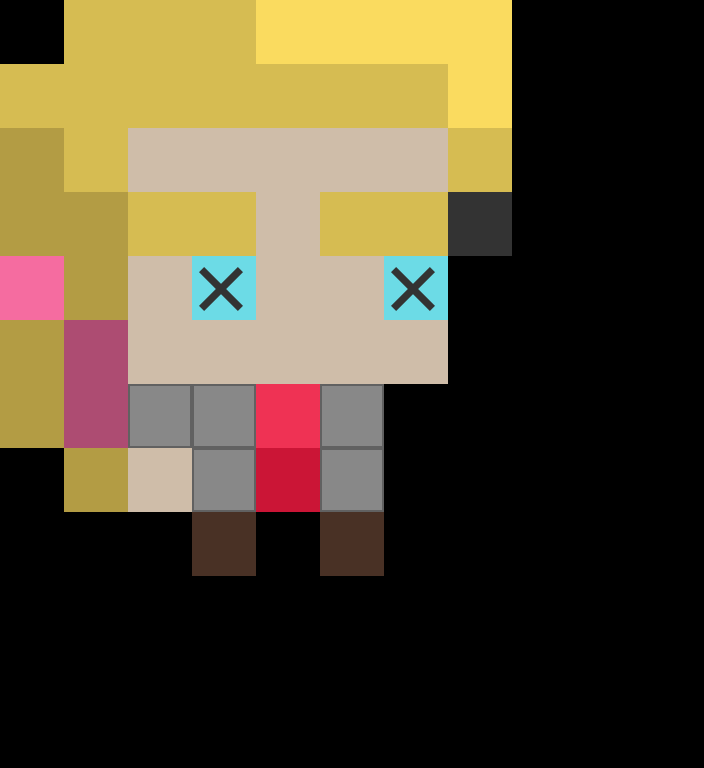

Below is a game level as drawn by its tile map, then a one-line description and the .tmx file that defines it, in full:
An orthogonal 11x12 tile map with 64x64 px tiles, 13 tile layers (Murllock, John, Brandon, David, ...), 1 hidden layer not drawn.

<map version="1.5" tiledversion="1.7.2" orientation="orthogonal" renderorder="right-down" width="11" height="12" tilewidth="64" tileheight="64" infinite="0" nextlayerid="84" nextobjectid="1">
 <editorsettings>
  <export target="../../../www/data/_world1/world1_tier3_levels.json" format="json" />
 </editorsettings>
 <properties>
  <property name="coverID" type="int" value="2" />
  <property name="sectionName" value="Village" />
 </properties>
 <tileset firstgid="1" source="../tilesets/spadersTileset.tsx" />
 <layer id="77" name="Murllock" width="11" height="12">
  <properties>
   <property name="autoPlaceBlockers" type="int" value="2" />
   <property name="i" type="int" value="8" />
   <property name="j" type="int" value="10" />
   <property name="padding-bottom" type="int" value="2" />
   <property name="padding-left" type="int" value="1" />
   <property name="padding-right" type="int" value="1" />
   <property name="padding-top" type="int" value="0" />
   <property name="require" value="-1" />
   <property name="startI" type="int" value="0" />
   <property name="startJ" type="int" value="0" />
   <property name="tier" type="int" value="0" />
  </properties>
  <data encoding="csv">
0,0,1,9,9,9,0,0,0,0,0,
0,1,1,1,1,9,9,0,0,0,0,
0,1,1,13,1,1,13,0,0,0,0,
0,17,1,5,1,1,5,0,0,0,0,
0,17,17,1,1,1,1,0,0,0,0,
0,0,15,17,17,17,0,0,0,0,0,
0,0,23,15,15,15,0,0,0,0,0,
0,0,1,23,23,23,0,0,0,0,0,
0,0,0,1,0,1,0,0,0,0,0,
0,0,0,0,0,0,0,0,0,0,0,
0,0,0,0,0,0,0,0,0,0,0,
0,0,0,0,0,0,0,0,0,0,0
</data>
 </layer>
 <layer id="46" name="John" width="11" height="12">
  <properties>
   <property name="autoPlaceBlockers" type="int" value="2" />
   <property name="i" type="int" value="8" />
   <property name="j" type="int" value="10" />
   <property name="padding-bottom" type="int" value="2" />
   <property name="padding-left" type="int" value="1" />
   <property name="padding-right" type="int" value="1" />
   <property name="padding-top" type="int" value="0" />
   <property name="require" value="0" />
   <property name="startI" type="int" value="0" />
   <property name="startJ" type="int" value="0" />
   <property name="tier" type="int" value="0" />
  </properties>
  <data encoding="csv">
0,0,26,26,26,26,26,0,0,0,0,
0,26,26,26,26,26,26,26,0,0,0,
26,26,26,28,28,28,26,26,0,0,0,
26,26,26,29,28,28,29,26,0,0,0,
0,26,26,28,28,28,28,0,0,0,0,
0,0,28,28,28,28,0,0,0,0,0,
0,0,1,1,1,1,0,0,0,0,0,
0,0,28,17,17,17,0,0,0,0,0,
0,0,0,26,0,26,0,0,0,0,0,
0,0,0,0,0,0,0,0,0,0,0,
0,0,0,0,0,0,0,0,0,0,0,
0,0,0,0,0,0,0,0,0,0,0
</data>
 </layer>
 <layer id="71" name="Brandon" width="11" height="12">
  <properties>
   <property name="autoPlaceBlockers" type="int" value="2" />
   <property name="i" type="int" value="8" />
   <property name="j" type="int" value="10" />
   <property name="padding-bottom" type="int" value="2" />
   <property name="padding-left" type="int" value="1" />
   <property name="padding-right" type="int" value="1" />
   <property name="padding-top" type="int" value="0" />
   <property name="require" value="1" />
   <property name="startI" type="int" value="0" />
   <property name="startJ" type="int" value="0" />
   <property name="tier" type="int" value="0" />
  </properties>
  <data encoding="csv">
0,0,3,11,11,11,0,0,0,0,0,
0,3,3,3,3,3,11,0,0,0,0,
3,3,19,28,28,28,28,0,0,0,0,
3,3,19,9,28,28,9,0,0,0,0,
3,19,28,28,28,28,28,0,0,0,0,
19,19,28,28,28,28,0,0,0,0,0,
19,19,26,26,27,26,0,0,0,0,0,
0,19,28,26,26,26,0,0,0,0,0,
0,0,0,25,0,25,0,0,0,0,0,
0,0,0,0,0,0,0,0,0,0,0,
0,0,0,0,0,0,0,0,0,0,0,
0,0,0,0,0,0,0,0,0,0,0
</data>
 </layer>
 <layer id="76" name="David" width="11" height="12">
  <properties>
   <property name="autoPlaceBlockers" type="int" value="2" />
   <property name="i" type="int" value="8" />
   <property name="j" type="int" value="10" />
   <property name="padding-bottom" type="int" value="2" />
   <property name="padding-left" type="int" value="1" />
   <property name="padding-right" type="int" value="1" />
   <property name="padding-top" type="int" value="0" />
   <property name="require" value="1" />
   <property name="startI" type="int" value="0" />
   <property name="startJ" type="int" value="0" />
   <property name="tier" type="int" value="0" />
  </properties>
  <data encoding="csv">
0,0,4,4,12,12,0,0,0,0,0,
0,4,4,20,29,29,12,0,0,0,0,
0,4,20,29,29,29,29,0,0,0,0,
0,4,20,28,29,29,28,0,0,0,0,
0,4,28,26,28,28,26,0,0,0,0,
0,4,20,28,28,28,28,0,0,0,0,
0,4,4,1,1,9,0,0,0,0,0,
0,0,4,4,4,12,0,0,0,0,0,
0,0,0,28,0,28,0,0,0,0,0,
0,0,0,0,0,0,0,0,0,0,0,
0,0,0,0,0,0,0,0,0,0,0,
0,0,0,0,0,0,0,0,0,0,0
</data>
 </layer>
 <layer id="78" name="Geroge" width="11" height="12">
  <properties>
   <property name="autoPlaceBlockers" type="int" value="2" />
   <property name="i" type="int" value="8" />
   <property name="j" type="int" value="10" />
   <property name="padding-bottom" type="int" value="2" />
   <property name="padding-left" type="int" value="1" />
   <property name="padding-right" type="int" value="1" />
   <property name="padding-top" type="int" value="0" />
   <property name="require" value="2" />
   <property name="startI" type="int" value="0" />
   <property name="startJ" type="int" value="0" />
   <property name="tier" type="int" value="0" />
  </properties>
  <data encoding="csv">
0,0,26,26,26,26,0,0,0,0,0,
0,26,26,26,26,26,26,0,0,0,0,
0,26,29,29,26,26,29,0,0,0,0,
0,26,29,25,29,29,25,0,0,0,0,
0,29,29,29,29,29,29,0,0,0,0,
0,0,26,29,29,29,0,0,0,0,0,
0,0,26,26,25,26,0,0,0,0,0,
0,0,29,26,25,26,0,0,0,0,0,
0,0,0,29,0,29,0,0,0,0,0,
0,0,0,0,0,0,0,0,0,0,0,
0,0,0,0,0,0,0,0,0,0,0,
0,0,0,0,0,0,0,0,0,0,0
</data>
 </layer>
 <layer id="74" name="Richard" width="11" height="12">
  <properties>
   <property name="autoPlaceBlockers" type="int" value="2" />
   <property name="i" type="int" value="8" />
   <property name="j" type="int" value="10" />
   <property name="padding-bottom" type="int" value="2" />
   <property name="padding-left" type="int" value="1" />
   <property name="padding-right" type="int" value="1" />
   <property name="padding-top" type="int" value="0" />
   <property name="require" value="3" />
   <property name="startI" type="int" value="0" />
   <property name="startJ" type="int" value="0" />
   <property name="tier" type="int" value="0" />
  </properties>
  <data encoding="csv">
0,0,0,0,0,0,0,0,0,0,0,
0,0,28,28,28,28,0,0,0,0,0,
0,27,28,28,28,28,28,0,0,0,0,
0,28,27,26,28,28,26,0,0,0,0,
0,28,28,28,28,28,28,0,0,0,0,
0,0,28,28,28,28,0,0,0,0,0,
0,0,23,29,7,29,0,0,0,0,0,
0,0,28,29,23,29,0,0,0,0,0,
0,0,0,28,0,28,0,0,0,0,0,
0,0,0,0,0,0,0,0,0,0,0,
0,0,0,0,0,0,0,0,0,0,0,
0,0,0,0,0,0,0,0,0,0,0
</data>
 </layer>
 <layer id="72" name="Peter" width="11" height="12">
  <properties>
   <property name="autoPlaceBlockers" type="int" value="2" />
   <property name="i" type="int" value="8" />
   <property name="j" type="int" value="10" />
   <property name="padding-bottom" type="int" value="2" />
   <property name="padding-left" type="int" value="1" />
   <property name="padding-right" type="int" value="1" />
   <property name="padding-top" type="int" value="0" />
   <property name="require" value="4,5" />
   <property name="startI" type="int" value="0" />
   <property name="startJ" type="int" value="0" />
   <property name="tier" type="int" value="0" />
  </properties>
  <data encoding="csv">
0,0,3,3,11,11,0,0,0,0,0,
0,3,3,3,3,3,11,0,0,0,0,
0,3,3,25,25,25,25,0,0,0,0,
0,3,19,26,25,25,26,0,0,0,0,
0,3,19,25,25,25,25,0,0,0,0,
0,3,3,19,25,25,0,0,0,0,0,
0,0,3,3,19,19,0,0,0,0,0,
0,0,11,3,3,3,0,0,0,0,0,
0,0,0,19,0,19,0,0,0,0,0,
0,0,0,0,0,0,0,0,0,0,0,
0,0,0,0,0,0,0,0,0,0,0,
0,0,0,0,0,0,0,0,0,0,0
</data>
 </layer>
 <layer id="75" name="Priscilla" width="11" height="12" visible="0">
  <properties>
   <property name="autoPlaceBlockers" type="int" value="2" />
   <property name="i" type="int" value="8" />
   <property name="j" type="int" value="10" />
   <property name="padding-bottom" type="int" value="2" />
   <property name="padding-left" type="int" value="1" />
   <property name="padding-right" type="int" value="1" />
   <property name="padding-top" type="int" value="0" />
   <property name="startI" type="int" value="0" />
   <property name="startJ" type="int" value="0" />
   <property name="tier" type="int" value="0" />
  </properties>
  <data encoding="csv">
0,0,29,29,29,29,0,0,0,0,0,
0,29,29,28,28,28,29,0,0,0,0,
0,29,28,1,28,28,1,0,0,0,0,
0,29,28,28,28,28,28,0,0,0,0,
0,29,29,28,28,28,29,0,0,0,0,
0,29,29,6,6,14,29,0,0,0,0,
0,29,14,6,6,14,29,0,0,0,0,
0,0,28,22,22,22,0,0,0,0,0,
0,0,0,2,0,2,0,0,0,0,0,
0,0,0,0,0,0,0,0,0,0,0,
0,0,0,0,0,0,0,0,0,0,0,
0,0,0,0,0,0,0,0,0,0,0
</data>
 </layer>
 <layer id="73" name="Josephine" width="11" height="12">
  <properties>
   <property name="autoPlaceBlockers" type="int" value="2" />
   <property name="i" type="int" value="8" />
   <property name="j" type="int" value="10" />
   <property name="padding-bottom" type="int" value="2" />
   <property name="padding-left" type="int" value="1" />
   <property name="padding-right" type="int" value="1" />
   <property name="padding-top" type="int" value="0" />
   <property name="require" value="6" />
   <property name="startI" type="int" value="0" />
   <property name="startJ" type="int" value="0" />
   <property name="tier" type="int" value="0" />
  </properties>
  <data encoding="csv">
0,0,14,14,14,14,0,0,0,0,0,
0,14,6,22,22,6,14,0,0,0,0,
14,6,22,28,28,28,28,0,0,0,0,
14,6,22,26,28,28,26,0,0,0,0,
14,22,27,28,28,28,28,0,0,0,0,
0,22,28,28,28,28,0,0,0,0,0,
0,22,26,26,27,26,0,0,0,0,0,
0,0,28,26,26,26,0,0,0,0,0,
0,0,0,26,0,26,0,0,0,0,0,
0,0,0,0,0,0,0,0,0,0,0,
0,0,0,0,0,0,0,0,0,0,0,
0,0,0,0,0,0,0,0,0,0,0
</data>
 </layer>
 <layer id="83" name="_ADDON" width="11" height="12">
  <properties>
   <property name="autoPlaceBlockers" type="int" value="2" />
   <property name="i" type="int" value="8" />
   <property name="j" type="int" value="10" />
   <property name="padding-bottom" type="int" value="2" />
   <property name="padding-left" type="int" value="1" />
   <property name="padding-right" type="int" value="1" />
   <property name="padding-top" type="int" value="0" />
   <property name="startI" type="int" value="0" />
   <property name="startJ" type="int" value="0" />
   <property name="tier" type="int" value="0" />
  </properties>
  <data encoding="csv">
0,0,0,0,0,0,0,0,0,0,0,
0,0,0,0,0,0,0,0,0,0,0,
0,0,0,0,0,0,0,0,0,0,0,
0,0,0,0,0,0,0,0,0,0,0,
0,0,35,0,0,0,0,0,0,0,0,
0,0,0,0,0,0,0,0,0,0,0,
0,0,0,0,0,0,0,0,0,0,0,
0,0,0,0,0,0,0,0,0,0,0,
0,0,0,0,0,0,0,0,0,0,0,
0,0,0,0,0,0,0,0,0,0,0,
0,0,0,0,0,0,0,0,0,0,0,
0,0,0,0,0,0,0,0,0,0,0
</data>
 </layer>
 <layer id="79" name="Pedro" width="11" height="12">
  <properties>
   <property name="autoPlaceBlockers" type="int" value="2" />
   <property name="i" type="int" value="8" />
   <property name="j" type="int" value="10" />
   <property name="padding-bottom" type="int" value="2" />
   <property name="padding-left" type="int" value="1" />
   <property name="padding-right" type="int" value="1" />
   <property name="padding-top" type="int" value="0" />
   <property name="require" value="7" />
   <property name="startI" type="int" value="0" />
   <property name="startJ" type="int" value="0" />
   <property name="tier" type="int" value="0" />
  </properties>
  <data encoding="csv">
0,26,26,26,26,26,0,0,0,0,0,
26,26,26,26,26,26,26,0,0,0,0,
26,26,29,29,29,29,26,0,0,0,0,
26,26,29,29,29,29,29,0,0,0,0,
0,26,29,25,29,29,25,0,0,0,0,
0,0,29,29,29,29,0,0,0,0,0,
0,0,6,6,22,6,0,0,0,0,0,
0,0,29,7,7,7,0,0,0,0,0,
0,0,0,26,0,26,0,0,0,0,0,
0,0,0,0,0,0,0,0,0,0,0,
0,0,0,0,0,0,0,0,0,0,0,
0,0,0,0,0,0,0,0,0,0,0
</data>
 </layer>
 <layer id="82" name="_ADDON" width="11" height="12">
  <properties>
   <property name="autoPlaceBlockers" type="int" value="2" />
   <property name="i" type="int" value="8" />
   <property name="j" type="int" value="10" />
   <property name="padding-bottom" type="int" value="2" />
   <property name="padding-left" type="int" value="1" />
   <property name="padding-right" type="int" value="1" />
   <property name="padding-top" type="int" value="0" />
   <property name="startI" type="int" value="0" />
   <property name="startJ" type="int" value="0" />
   <property name="tier" type="int" value="0" />
  </properties>
  <data encoding="csv">
0,0,0,0,0,0,0,0,0,0,0,
0,0,0,0,0,0,0,0,0,0,0,
0,0,0,0,0,0,0,0,0,0,0,
0,0,0,0,0,0,0,0,0,0,0,
0,0,0,0,0,0,0,0,0,0,0,
0,0,0,0,0,0,0,0,0,0,0,
0,0,0,0,35,0,0,0,0,0,0,
0,0,0,0,0,0,0,0,0,0,0,
0,0,0,0,0,0,0,0,0,0,0,
0,0,0,0,0,0,0,0,0,0,0,
0,0,0,0,0,0,0,0,0,0,0,
0,0,0,0,0,0,0,0,0,0,0
</data>
 </layer>
 <layer id="80" name="Mayor" width="11" height="12">
  <properties>
   <property name="autoPlaceBlockers" type="int" value="2" />
   <property name="i" type="int" value="8" />
   <property name="j" type="int" value="10" />
   <property name="padding-bottom" type="int" value="2" />
   <property name="padding-left" type="int" value="1" />
   <property name="padding-right" type="int" value="1" />
   <property name="padding-top" type="int" value="0" />
   <property name="require" value="8" />
   <property name="startI" type="int" value="0" />
   <property name="startJ" type="int" value="0" />
   <property name="tier" type="int" value="0" />
  </properties>
  <data encoding="csv">
0,3,3,3,11,11,11,11,0,0,0,
3,3,3,3,3,3,3,11,0,0,0,
19,3,28,28,28,28,28,3,0,0,0,
19,19,3,3,28,3,3,0,0,0,0,
0,19,28,9,28,28,9,0,0,0,0,
0,0,28,28,28,28,28,0,0,0,0,
0,0,27,27,10,27,0,0,0,0,0,
0,0,28,27,2,27,0,0,0,0,0,
0,0,0,29,0,29,0,0,0,0,0,
0,0,0,0,0,0,0,0,0,0,0,
0,0,0,0,0,0,0,0,0,0,0,
0,0,0,0,0,0,0,0,0,0,0
</data>
 </layer>
 <layer id="81" name="_ADDON" width="11" height="12">
  <properties>
   <property name="autoPlaceBlockers" type="int" value="2" />
   <property name="i" type="int" value="8" />
   <property name="j" type="int" value="10" />
   <property name="padding-bottom" type="int" value="2" />
   <property name="padding-left" type="int" value="1" />
   <property name="padding-right" type="int" value="1" />
   <property name="padding-top" type="int" value="0" />
   <property name="startI" type="int" value="0" />
   <property name="startJ" type="int" value="0" />
   <property name="tier" type="int" value="0" />
  </properties>
  <data encoding="csv">
0,0,0,0,0,0,0,0,0,0,0,
0,0,0,0,0,0,0,0,0,0,0,
0,0,0,0,0,0,0,0,0,0,0,
0,0,0,0,0,0,0,0,0,0,0,
0,0,0,35,0,0,35,0,0,0,0,
0,0,0,0,0,0,0,0,0,0,0,
0,0,0,0,0,0,0,0,0,0,0,
0,0,0,0,0,0,0,0,0,0,0,
0,0,0,0,0,0,0,0,0,0,0,
0,0,0,0,0,0,0,0,0,0,0,
0,0,0,0,0,0,0,0,0,0,0,
0,0,0,0,0,0,0,0,0,0,0
</data>
 </layer>
</map>
